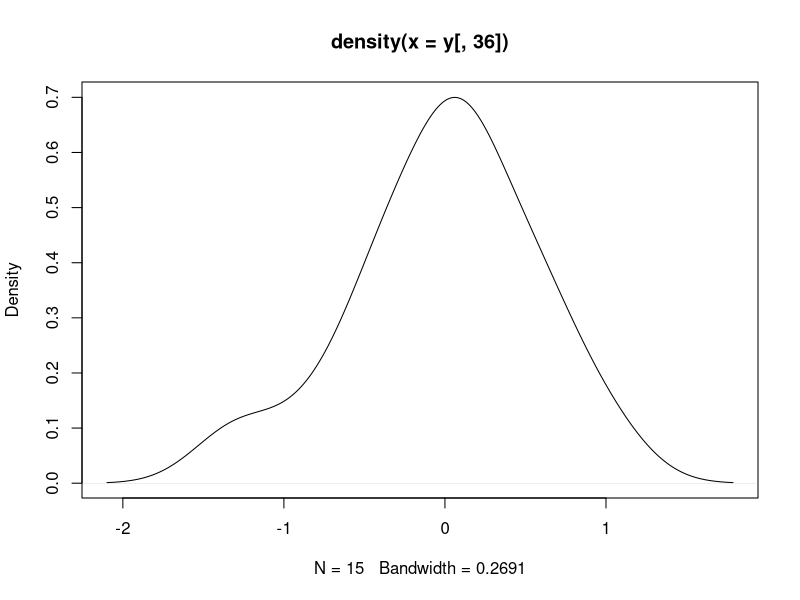

Generate this figure with R:
#Actividad 1//////////////////



x=c(-0.38093064836365764,
  0.20646124986927866,
  -0.5174051162066999,
  0.5271502604286514,
  0.774653374336218,
  -0.5583262287574973,
  -0.19073747429445156,
  1.5373848474185143,
  -0.6278922050400886,
  -1.3393389286526363,
  0.6299887988819027,
  -0.5111561805603863,
  -0.4364300096833281,
  0.504415523257589,
  -0.10387663428394159,
  1.364731471087146,
  -0.5086506482447485,
  1.3351199613931748,
  0.4385909810659631,
  -0.7587729493635409,
  -0.7564424678354449,
  0.3052993968201248,
  1.2925814425900608,
  -0.10472130700621249,
  0.19033299884612526,
  -0.14660627843516066,
  0.19767479168489735,
  1.5674369791294245,
  2.2090961199812096,
  -1.0576080012063511,
  -0.6032573297328624,
  0.04981289637847816,
  -0.8612604757540635,
  0.9644320149204586,
  -1.314885220066797,
  -0.4232764190252426,
  1.026976653319796,
  0.3008470773031565,
  -0.3152381347812974,
  0.3611788490903005,
  -0.06358575448797599,
  0.4398458857707634,
  0.1625285675496492,
  -0.5218281304769514,
  0.6486739782257438,
  -0.29608267345738204,
  -1.2072230514489712,
  -0.054870731172110165,
  0.31206363424996075,
  -0.37149332794035544,
  0.6847118406226106
)
v1=c(
    1.0162995642027346,
    1.488437081675826,
    0.1827963231527177,
    1.4415633141067759,
    -0.4809613415876194,
    -0.7575482779697403,
    0.5436762175721721,
    -0.7111425157386907,
    -0.027357740754801074,
    0.7625068650509574,
    0.8190203283100304,
    -0.06633666486823975,
    1.3940675682532124,
    0.602875026197816,
    1.0466334493302525,
    -0.5540582812521471,
    -1.8931698701118496,
    -1.0187596011522346,
    -0.8739540309286065,
    0.7989181922313041,
    -0.4707227541278122,
    -0.8263576886671848,
    0.18698151059712076,
    0.2541259074975671,
    0.08527750234508033,
    -0.05738077367917899,
    0.3800140325157816,
    1.231483298270018,
    -0.30166577027921326,
    1.626525363221081,
    -0.9539961563294297,
    -0.41661575430074177,
    -1.8341507518314573,
    0.18105290089981474,
    0.9800968531099101,
    -1.2909366414403034,
    0.955095848084206,
    0.5502656861921199,
    0.8218827274814732,
    1.16782060427817,
    -0.5355828207143059,
    -0.06166912560720231,
    -0.5156826486761938,
    -0.26404670922126416,
    -1.3496796944438063,
    0.2625563860412492,
    -0.6997803299381999,
    0.6591635560070375,
    0.16640550559240946,
    0.547045552271559,
    -0.19098787211865248
  )
v2=c(
    -0.02037757132954378,
    0.24580537541366126,
    -0.09212907397569159,
    0.5546900806414901,
    -1.0070144577481068,
    1.3748878631387718,
    -0.4511533151471294,
    0.17409436314761484,
    -0.4442643603675949,
    -0.6762105786197792,
    -0.8679690744898522,
    -0.12298923963073372,
    -0.21477011458792994,
    -0.02298417913742601,
    0.2181592795762971,
    -0.06916757690594877,
    0.6628632341150725,
    0.7738081484368164,
    -0.5049968583984259,
    0.6704730242775255,
    1.3110412092512485,
    -0.38063776202104094,
    0.8991887081660412,
    -0.8279245092853069,
    0.17513607123209166,
    1.2151563416499556,
    -0.390790442306008,
    1.1313571338577018,
    -0.27792475232545616,
    0.7468165955417287,
    -0.0035004105654640183,
    0.1413237275238293,
    -1.286190178280059,
    0.3088532124057951,
    1.1461106331081328,
    0.09529224726077189,
    -0.046450006164658775,
    -0.6459169749645614,
    -0.48208451116701045,
    0.15423203266577268,
    0.6627784194368483,
    0.3642878149261452,
    -0.5550814754917628,
    -0.5031445464632623,
    0.36029093470956264,
    0.4990695026321863,
    0.7684796751406673,
    0.058546893064622296,
    -0.3439613654023933,
    -0.22988811749697738,
    -0.245149693912452
  )
v3=c(
    -0.41781760244280725,
    0.5230050697427969,
    0.1805157439233891,
    -0.692333933106171,
    0.16398229822721436,
    0.20860913424774974,
    -1.0698401099183452,
    0.7564509968169597,
    0.12925066486537662,
    0.33035214450138767,
    1.0093172090802758,
    -0.2990478510895304,
    -0.006434785587421221,
    0.09535261346897239,
    -0.5315715273318253,
    0.38392525503224884,
    1.0249386720637301,
    -1.0411551509462484,
    -0.3422021484668159,
    0.29568462602747103,
    1.0537186513245143,
    0.6280640019062169,
    0.9976976651688823,
    0.4011718490291429,
    0.6621968445383937,
    0.03651435967828362,
    -0.8000094550570751,
    -0.08404581914944437,
    -0.7784012593189258,
    -0.7341288442565511,
    1.5698137603379427,
    0.32229694679812676,
    0.1118813100910225,
    -0.005913576772147711,
    0.18778647941776494,
    0.537841225081721,
    -0.927678479858911,
    1.0645972813772495,
    -0.2791638734924061,
    0.5291469679614509,
    -0.7264099829310724,
    -0.09225450104684735,
    0.10623615483654059,
    -0.5332203446393298,
    -0.26289025605057725,
    0.2069253031730443,
    0.36138866481695103,
    -0.5287235827278729,
    -0.5966982745575962,
    0.5246513814536125,
    0.34663793185937375
  )
v4=c(
    -0.04518015608652043,
    -0.45502303695672497,
    0.9806917775282413,
    0.580892509130652,
    0.9246471663159734,
    0.03913891032235242,
    0.525507030192118,
    0.27291995040208716,
    -0.08401130479134422,
    -0.13501031936562946,
    -0.10774845444296563,
    0.981560914184017,
    0.96574611646097,
    0.2783784150604783,
    0.027667035300957335,
    -0.6159856368681171,
    0.35730263521546995,
    -0.4908015264454844,
    -0.05695075419729839,
    -0.3928373020694588,
    0.25602424372342425,
    0.8408777621895827,
    -0.6408882628002702,
    -0.15949576965315448,
    0.7615352657526592,
    0.4541844164138831,
    -0.19889105446772837,
    0.039160013890669865,
    -0.09136954361862493,
    -0.5016394884804547,
    -0.6258302514467127,
    -0.649139994934887,
    -0.00730021601085451,
    0.6880228399641081,
    -0.2324939211777541,
    0.030330721147801776,
    -0.3528313245786867,
    0.8100733406913925,
    0.12430200256346285,
    -0.08426202012917627,
    -0.049756764095902906,
    0.6677546784843321,
    -0.606498988470637,
    0.02810220056181406,
    -0.0706749894546499,
    -0.49902598412514365,
    0.35590269420648224,
    0.5570490231913081,
    -0.3286820423456741,
    0.27294425490959384,
    -0.33834016451829046
  )
v5=c(
  -0.3794339314873484,
  -0.1275222239177644,
  -0.4227575464669282,
  -0.3089516286783497,
  0.9787745816333204,
  0.48102416922711444,
  0.42972740186698366,
  0.566178736556288,
  0.6293030333760584,
  0.11804723984733012,
  0.23498428907195082,
  0.1073670143518074,
  0.014181872950077903,
  -0.7928412974932777,
  0.42891548422670167,
  0.05710767458257379,
  -0.36299113460115057,
  0.028868931204172,
  0.6046285049666231,
  0.8214777263053863,
  0.41443532930258453,
  0.016485046203664505,
  0.8179276381135736,
  0.3162755579827825,
  0.22547505762706216,
  -0.4175623008548587,
  0.44758524202323735,
  -0.07941315844843247,
  -0.1319538282851434,
  0.1714873134245772,
  -0.6660215114615838,
  -0.685934709747458,
  -0.23575791138315835,
  0.55107429476784,
  0.30587556532373444,
  0.49308187455814734,
  -0.2877394276190833,
  0.03828173177955066,
  -0.899525307528239,
  0.060593061930771075,
  0.44312461393190733,
  0.30265733250489746,
  0.09956169866815551,
  -0.6987000523602785,
  0.026203269928361236,
  -0.13521275647232966,
  -0.24148031567708372,
  0.3233565268881857,
  0.20506439520366554,
  1.0156763146202317,
  -0.9012044618969609
)
v6=c(
    -0.7789611312300668,
    0.38402530961633524,
    -0.4737238942572074,
    0.5366374949740972,
    0.8720870116043481,
    -0.3889144815332527,
    -0.6349020483965931,
    -0.1228343274640975,
    0.7696544595988981,
    0.40957260347059576,
    0.7332616140983315,
    -0.3634076738648296,
    -0.6085265699554813,
    0.3997256294248439,
    0.4229010217991246,
    0.20300128066302922,
    0.17846346173290134,
    0.030572428460165793,
    -0.6251964525604725,
    -0.7745915885620572,
    -1.1836826281163557,
    0.017462928733756045,
    -0.28870051032557575,
    0.09863104918087191,
    0.006931456889432735,
    0.09741072424214353,
    -0.3714515165097906,
    0.25560697812188826,
    0.2398216021806331,
    -0.28525833248152277,
    -0.23903367070597747,
    -0.09283891216577583,
    0.6321822574896868,
    0.07747076053428015,
    -0.1573603827109221,
    0.9812328262392174,
    0.8919208708894488,
    0.9390347723737396,
    1.2366166407678445,
    0.43341720774049913,
    -0.13988400551949065,
    1.2762635473522275,
    -0.9212552446675155,
    -0.36415901393459527,
    -0.8294716509181378,
    0.027556101699751534,
    0.40408268917838247,
    0.3565892234490005,
    -0.31341592936783114,
    0.7843883630178472,
    0.26123127066754714
  )

v7=c(
  0.057261040756190484,
  0.04620400462451249,
  -0.3514407808472887,
  0.31465524329859323,
  -0.42976364468008754,
  -0.1258331266242303,
  0.7982719236103308,
  0.16870051366776057,
  -0.06699810991430658,
  -0.9138946263008418,
  0.515056645960329,
  -0.2665423172425002,
  0.19068487639381215,
  0.5040946397279762,
  0.22840966885607208,
  0.24823234383814216,
  -0.6415424630304993,
  -0.18942808716905796,
  -1.0697285391257088,
  -0.04260128892034837,
  0.1673365789031644,
  1.2270959423699397,
  -0.3359266166741982,
  -0.04274016494936386,
  0.037777416438963846,
  -0.21949329086576286,
  0.29813101145705445,
  0.28601862999761213,
  0.204004602945424,
  0.06731706682583485,
  0.6595024286045993,
  0.2133891519731117,
  0.8181091383620441,
  0.675194801999685,
  0.25156688328455007,
  0.6289491791216298,
  -0.4726125161775999,
  1.2638117023233155,
  0.7253375618380705,
  -0.4605018386057756,
  -0.48525024953154156,
  -1.0953147627663777,
  -0.2067236628649068,
  0.8391390044048065,
  0.0670166331354754,
  0.15382322037306484,
  -0.2640332167524623,
  0.48076781451622913,
  -0.5962956521519478,
  -0.3062657908406557,
  0.44707508130621615
)
v8=c(
  -1.1473656327037853,
  1.033767178550975,
  0.21648442300659076,
  0.6522648241722574,
  0.2573805565948457,
  0.32933051330054663,
  0.22283794874356422,
  -0.4469781218043203,
  1.3000801577432324,
  -0.5515365529527234,
  1.0382154796436356,
  0.4466079325337297,
  -0.8153747367209128,
  1.037725288555879,
  -0.20525609006785045,
  0.6108062472251473,
  1.3758102327925334,
  0.02636438761287979,
  0.241058595301847,
  -0.9238974822322187,
  0.3904861535751905,
  -0.711721939235586,
  0.33078825375651943,
  -0.03731987282535931,
  -0.9862432589466411,
  0.05581875006194026,
  0.17437450079097777,
  -1.021895399935902,
  -0.16551112717879046,
  0.2768795504355334,
  1.1369321346295749,
  -0.8123566718316038,
  -0.6381368156865165,
  0.9622811733681014,
  1.0900571665791845,
  -0.7837930917445153,
  1.038020397746683,
  -1.8888843716771857,
  0.2706049663626184,
  0.02156462856794994,
  1.482859546665784,
  0.8395779720570089,
  -0.33446938729821507,
  -1.528192580992489,
  0.5293466346689466,
  -0.4132359021150365,
  -0.34360459737703597,
  0.6587859586144506,
  -1.1678419075627546,
  0.498954106375553,
  0.3776180491914952
)
v9=c(
  1.8854982186323257,
  1.822880328294706,
  -0.06300997660650706,
  -0.062689938881485,
  -0.641226867532637,
  0.3540136694635766,
  0.6121794644842398,
  0.23678823394966356,
  -0.7821455502814536,
  0.9459775207052419,
  0.3905546254540574,
  -0.7926619748915186,
  0.10177754359909721,
  0.33087112277083996,
  -0.4213889608397034,
  -1.190687884127624,
  1.327213552985965,
  -1.0967798711650565,
  0.3846830996374579,
  -0.06116768802754394,
  1.430033165680247,
  -0.7292489737985258,
  -0.3267311086900221,
  0.7085497874465476,
  0.4222483657998983,
  1.201710281193413,
  -0.519680148348651,
  -1.0714305314788533,
  1.2065120849266988,
  -1.0677482041107385,
  -1.0101638365680938,
  1.5228201184237244,
  -0.6787479236389675,
  -0.8723682534835171,
  -0.49739133793494983,
  -0.11233419641039655,
  0.12185922956693848,
  0.3200268497596773,
  -0.4663464086567858,
  -0.2435749124773489,
  -0.20890301008975953,
  1.8471257694777723,
  0.24732766730466887,
  0.2290159666063042,
  0.34375961131625354,
  -0.8519318379839141,
  0.38016727509724857,
  -0.12804439795217953,
  -0.6183222043048957,
  -0.11844541352995525,
  0.25974079360281555
)
v10=c(
  0.4582729145906815,
  -0.8759058518240763,
  0.5649130019994688,
  -0.2287284686566625,
  0.27706376730390436,
  0.7636286876000783,
  -0.8158319761866726,
  0.8846528253173647,
  -0.944198650383042,
  -0.4276082197767608,
  0.10853128643547102,
  -0.3443293689260183,
  -0.22874060451303393,
  0.17235892452130902,
  -1.40769045091358,
  0.17517043771772367,
  0.25080527973594224,
  0.8301390730497035,
  1.2767790272199113,
  0.08794805036840436,
  0.33773877445892714,
  -0.444807917868637,
  0.9089308798387334,
  -0.15832265584237826,
  0.08946853119186521,
  0.6732753150159387,
  -0.020542576878961882,
  -1.1478738670123756,
  0.2555477497781746,
  -0.14843276283782925,
  0.8928427591978834,
  -0.21220968575449922,
  -0.9493005376670902,
  1.8325695223205434,
  1.5603351978726843,
  -0.32867115037549255,
  0.9906356537299815,
  -0.6213317264552907,
  -0.1196866847684479,
  -0.10804183893491046,
  -0.8809142765951518,
  -0.32859015541788744,
  0.8710309064890362,
  0.5186401756635073,
  0.9444233015389768,
  -0.2968058954483647,
  0.311458279316625,
  -0.7627662210772406,
  -0.1329093394346066,
  -0.49144976725599343,
  0.38855452091209997
)
v11=c(
  0.245710791677631,
  -0.49938760309150315,
  -0.14472521400207672,
  0.2675161755642709,
  0.45056557268362,
  -0.6902925735814069,
  0.4490321249790576,
  -0.5620866948424347,
  0.6300465110948913,
  0.37647712500553915,
  0.06068582113107304,
  1.146717869630576,
  -0.881772647024615,
  -1.274171526248889,
  0.42157123193082136,
  -0.4199964175814028,
  0.21089053597944812,
  0.7248248470411647,
  -1.8707881202825667,
  -0.13342151326221896,
  0.8914009203713247,
  -0.49883778314311833,
  -0.2276332050937444,
  0.11314598343611422,
  0.739922960509966,
  1.376519773448229,
  0.3914170936112135,
  0.1237834511152835,
  -0.10055143240700404,
  -0.11021821947322791,
  -0.31481853665148485,
  -0.6275920223166,
  -0.3798612687740408,
  0.6888816011840329,
  -0.501794324339769,
  0.1737387198829591,
  -0.3310388879772346,
  -1.162542654230798,
  -0.16145644172428086,
  1.3007344932566194,
  0.2594844720047152,
  -0.2437773147701177,
  -0.0060345078399592356,
  0.6019462918768125,
  -0.5873891714633344,
  -0.8604934694443903,
  -0.3555604707215034,
  1.1781882843640576,
  1.9115970466053582,
  1.5613966661281946,
  0.6499386069501938
)
v12=c(
  -0.22109845271380912,
  -0.006980619017216624,
  -0.7601570495445391,
  -0.31319697979430494,
  0.6991597354328933,
  0.8672641434008805,
  0.15360653547276623,
  0.6411314618547824,
  0.018023428307983133,
  -0.5281551200285745,
  -0.23536214819387058,
  0.8034695285238417,
  0.37614695276445187,
  -0.08829007793389917,
  -0.09197455439278422,
  0.704929081922739,
  0.8102367550529406,
  -0.7740293950503152,
  -0.3585398635887756,
  0.2100463650761644,
  -0.19557549003667055,
  0.29766611916729424,
  0.0667217945459068,
  -0.41510719124177764,
  0.4987647115735385,
  0.8267370203196297,
  1.2462066123109892,
  0.42390175796745394,
  0.647432993870629,
  0.09830351099462106,
  0.02504826941261959,
  0.11348131697284719,
  0.20831821847458148,
  -0.2620264901638818,
  -1.0131128501174897,
  0.12504016263400303,
  -0.07067635716377921,
  -1.1424921073118417,
  -0.39394948373466476,
  0.027470447127943484,
  0.1521296358816204,
  0.2707525457419103,
  1.2001472188019375,
  -0.7021595639104383,
  0.2316927405333265,
  -0.3862788160337901,
  0.5302100023441355,
  -0.29180051269514484,
  -0.07233539527604198,
  -0.2558160215319912,
  0.3049182446772215
)
v13=c(
  -0.3391897820559879,
  -0.5256027563627627,
  0.6223464989615025,
  0.11453985504644432,
  0.5428845962483306,
  0.0709354314455414,
  0.17505219589621285,
  -0.41259257678654015,
  0.30278462327034106,
  0.18944423078660405,
  0.6237919557660331,
  -0.6595600687918156,
  -0.5196226844014638,
  -0.5251453593233156,
  -0.7468357693159329,
  0.03147193704177659,
  0.06585944013574846,
  0.233992985268319,
  0.24086880148570322,
  -0.007864029686954849,
  -0.17639632705375158,
  -0.09545111962393,
  0.4741064760762804,
  0.15848308699177496,
  0.6410384183161194,
  0.5323933642378434,
  -0.9559695758106833,
  0.44418097388115907,
  -0.07614452348040121,
  -0.42690562293842216,
  0.07512980024298853,
  0.8983499845493844,
  0.10941140208532169,
  -0.26563342873669976,
  -0.7620431455220855,
  0.10386793488826246,
  0.6403050123540686,
  -0.008952896391923676,
  0.8373206424294536,
  1.1174031843613197,
  0.5953613375937622,
  -0.20042217474819055,
  -0.13787974290478372,
  0.4403956163601681,
  0.5592488115560963,
  0.4356654843461613,
  0.3332466590474926,
  -0.16592098227037338,
  -0.9051716438981369,
  0.5474014959802075,
  -0.2440360096211402
)
v14=c(
  0.02427086247595056,
  0.9652351903747085,
  -0.5197615207622297,
  0.2010862043469437,
  -0.1899396547545652,
  -0.9451618055295675,
  -0.3312461438981695,
  -0.5204042064908239,
  -0.7136283464498904,
  -0.10426366202404512,
  2.0481572791692018,
  1.3595006933946707,
  0.08811029487728997,
  -0.6226732598660278,
  0.09772407946705661,
  -1.2145521226930838,
  -0.30481476935880003,
  0.8511191958830353,
  0.7049857252327194,
  0.05328754518932488,
  0.8568528870753851,
  -1.7772727787196436,
  -0.7356443810671608,
  0.012127087852229768,
  -0.05312502944645417,
  -0.5557117899192234,
  -0.49752448659845816,
  1.1247894587273852,
  -0.18199740272521794,
  1.2666532225301734,
  0.1160029561283716,
  0.5822565892027868,
  0.09341483275505624,
  0.7933790926285214,
  -0.04487689657038489,
  -0.38164992362966055,
  -0.406532665526941,
  -0.6486596677650308,
  0.45293963533081266,
  -0.22729269591048148,
  -0.3846415861291204,
  1.0259157600727378,
  2.052850588358235,
  -0.4554073796822139,
  0.6407089067225408,
  0.34024437455160467,
  0.8328167851046774,
  0.02696836035786032,
  0.6291920745659039,
  -1.212474456644779,
  -0.21132653470934043
)

y=rbind(x,v1,v2,v3,v4,v5,v6,v7,v8,v9,v10,v11,v12,v13,v14)
y
y[,1]
for (i in 1:51) {
  print(c(mean(y[,i]),(var(y[,i]))^(1/2)))
  if(abs(mean(y[,i])>(var(y[,i]))^(1/2))){
    print("t")
  }
}
d <- density(y[,36]) # returns the density data
plot(d)

